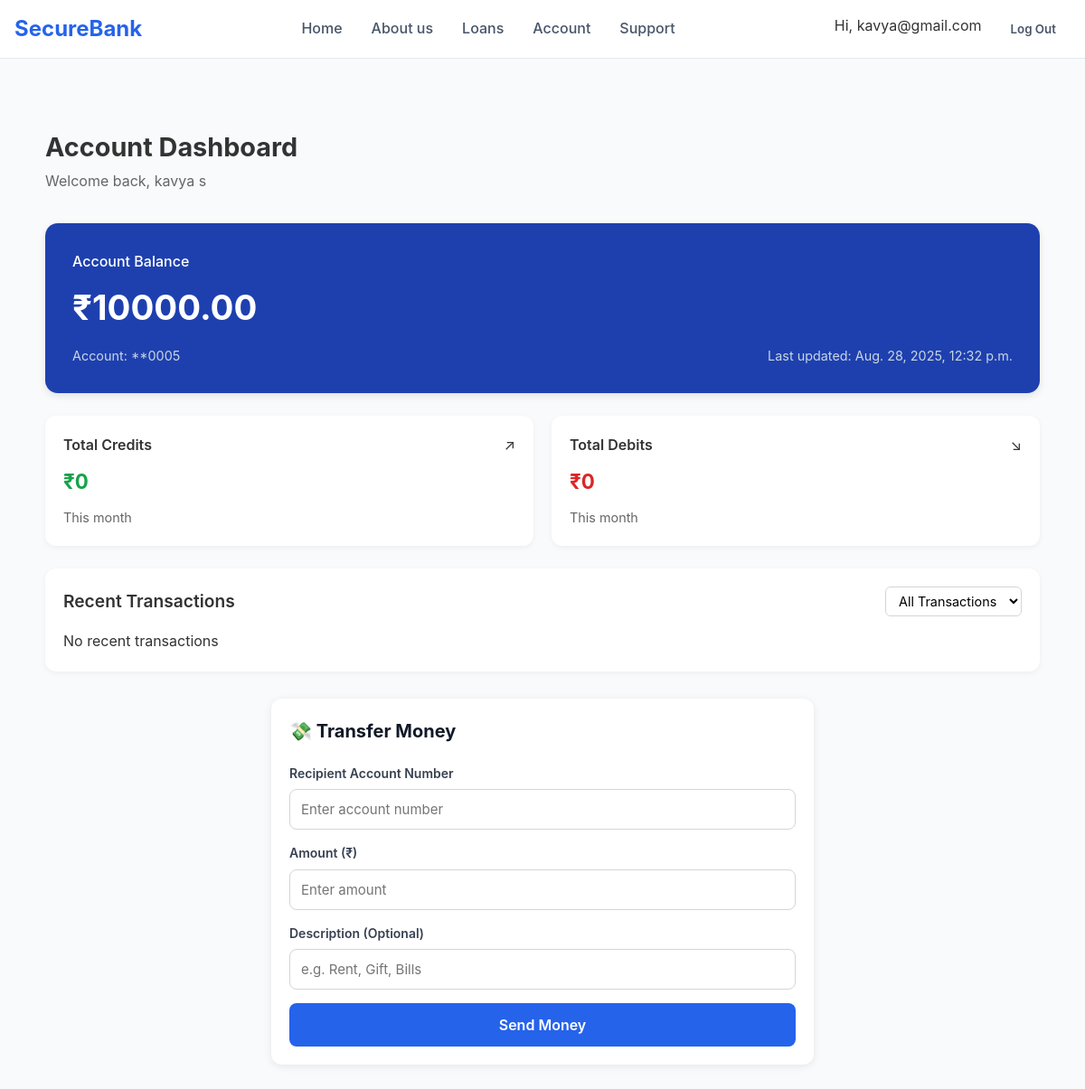
Page /account_dashboard/ (signed in) on the earlier database version.
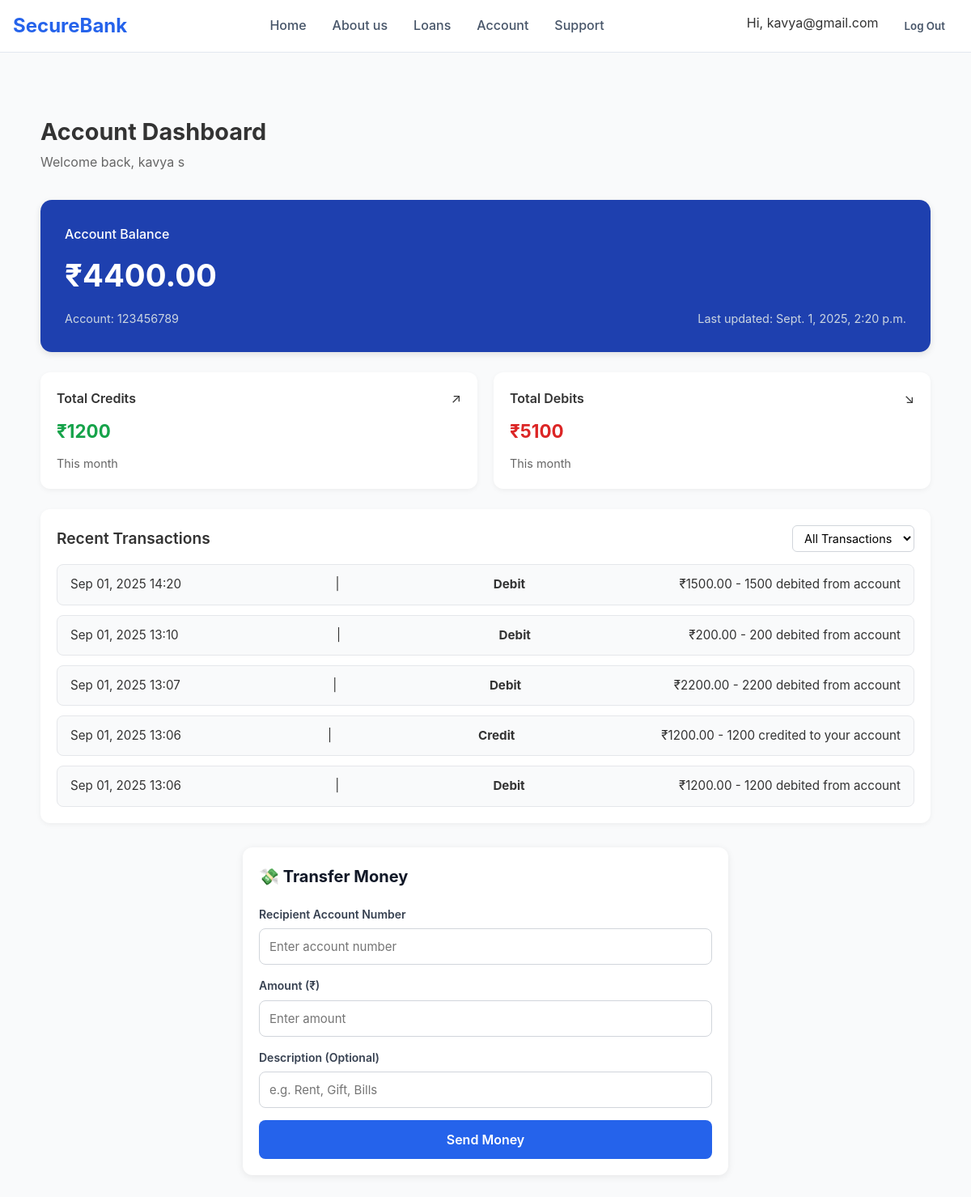
Same page on the later database version.
### BankApp/models.py (models this page shows, shortened)
class Account(models.Model):
    user = models.OneToOneField(User, on_delete=models.CASCADE, blank=True, null=True)
    account_number = models.CharField(max_length=20, unique=True, editable=False)
    balance = models.DecimalField(max_digits=12, decimal_places=2, default=0.00)
    last_updated = models.DateTimeField(auto_now=True)

class Transaction(models.Model):
    TRANSACTION_TYPES = [
        ("credit", "Credit"),
        ("debit", "Debit"),
    ]
    account = models.ForeignKey(Account, on_delete=models.CASCADE, related_name="transactions")
    transaction_type = models.CharField(max_length=10, choices=TRANSACTION_TYPES)
    amount = models.DecimalField(max_digits=10, decimal_places=2)
    description = models.CharField(max_length=255, blank=True, null=True)
    timestamp = models.DateTimeField(auto_now_add=True)

### BankApp/views.py (the view)
# urls.py: path('account_dashboard/',views.account_dashboard,name="account_dashboard"),
def account_dashboard(request):
    try:
        account = Account.objects.get(user=request.user)
    except Account.DoesNotExist:
        messages.error(request, "❌ No account found. Please create one.")
        return redirect("homepage")
    start_month = now().replace(day=1, hour=0, minute=0, second=0, microsecond=0)
    total_credits = Transaction.objects.filter(
        account=account,
        transaction_type="credit",
        timestamp__gte=start_month
    ).aggregate(total=Sum("amount"))["total"] or 0
    total_debits = Transaction.objects.filter(
        account=account,
        transaction_type="debit",
        timestamp__gte=start_month
    ).aggregate(total=Sum("amount"))["total"] or 0
    transactions = Transaction.objects.filter(account=account).order_by("-timestamp")[:10]
    return render(request, "account.html", {
        "account": account,
        "total_credits": total_credits,
        "total_debits": total_debits,
        "transactions": transactions,
    })

### BankApp/templates/account.html (shortened to what this page needs)
{% load static %}
<!DOCTYPE html>
<html lang="en">
<head>
    <link rel="stylesheet" href="{% static 'css/account.css' %}">
</head>
<body>
    <nav class="navbar">
        <div class="nav-container">
            <div class="nav-content">
                <div class="logo">
                    <h1>SecureBank</h1>
                </div>
                <div class="nav-links">
                    <a href="#" class="nav-link">Home</a>
                    <a href="#" class="nav-link">About us</a>
                    <a href="#" class="nav-link">Loans</a>
                    <a href="{% url 'account_dashboard' %}"class="nav-link">Account</a>
                    <a href="#" class="nav-link">Support</a>
                </div>
                <div class="auth-buttons">
    {% if request.user.is_authenticated %}
        <span class="username">Hi, {{ request.user.username }}</span>
        <a href="{% url 'logout' %}">
            <button class="btn-ghost">Log Out</button>
        </a>
    {% else %}
        <button class="btn-ghost" onclick="openModal('login')">Log In</button>
        <button class="btn-primary" onclick="openModal('signup')">Sign Up</button>
    {% endif %}
</div>
            </div>
        </div>
    </nav>
    <main class="account-main">
        <div class="container">
                <div class="account-header">
    <h1>Account Dashboard</h1>
    <p>Welcome back, {{ request.user.first_name }} {{ request.user.last_name }}</p>
</div>
<div class="balance-card">
    <h2>Account Balance</h2>
    <div class="balance-amount">₹{{ account.balance }}</div>
    <div class="balance-info">
        <span class="account-number">Account: {{ account.account_number }}</span>
        <span class="last-updated">Last updated: {{ account.last_updated }}</span>
    </div>
</div>
<div class="summary-cards">
    <div class="summary-card credit">
        <div class="summary-header">
            <h3>Total Credits</h3>
            <span class="arrow-up">↗</span>
        </div>
        <div class="summary-amount">₹{{ total_credits }}</div>
        <div class="summary-period">This month</div>
    </div>
   <div class="summary-card debit">
    <div class="summary-header">
        <h3>Total Debits</h3>
        <span class="arrow-down">↘</span>
    </div>
    <div class="summary-amount">₹{{ total_debits }}</div>
    <div class="summary-period">This month</div>
</div>
</div>
<div class="transaction-history">
      <div class="transaction-header">
                        <h2>Recent Transactions</h2>
                        <select class="filter-select">
                            <option>All Transactions</option>
                        </select>
                    </div>
    <div class="transaction-list">
        {% for tx in transactions %}
            <div class="transaction-item">
                <span>{{ tx.timestamp|date:"M d, Y H:i" }}</span> |
                <strong>{{ tx.transaction_type|title }}</strong> ₹{{ tx.amount }} - {{ tx.description }}
            </div>
        {% empty %}
            <p>No recent transactions</p>
        {% endfor %}
    </div>
</div>
<div class="money-transfer">
    <h2>💸 Transfer Money</h2>
    <form method="POST" action="{% url 'transfer' %}" class="transfer-form">
        <div class="form-group">
            <label for="recipient_account">Recipient Account Number</label>
            <input type="text" id="recipient_account" name="recipient_account" placeholder="Enter account number" required>
        </div>
        <div class="form-group">
            <label for="amount">Amount (₹)</label>
            <input type="number" id="amount" name="amount" step="0.01" min="1" placeholder="Enter amount" required>
        </div>
        <div class="form-group">
            <label for="description">Description (Optional)</label>
            <input type="text" id="description" name="description" placeholder="e.g. Rent, Gift, Bills">
        </div>
        <button type="submit" class="btn-primary">Send Money</button>
    </form>
</div>
                    </div>
    </main>
</body>
</html>

### BankApp/static/css/account.css (style rules this page uses)
* { margin: 0; padding: 0; box-sizing: border-box; font-family: "Inter", sans-serif; }
body { background: #f9fafb; color: #333; line-height: 1.6; }
.navbar { position: fixed; top: 0; width: 100%; background: rgba(255, 255, 255, 0.95); backdrop-filter: blur(10px); border-bottom: 1px solid #e2e8f0; z-index: 1000; }
.nav-container { max-width: 1200px; margin: 0 auto; padding: 0 1rem; }
.nav-content { display: flex; align-items: center; justify-content: space-between; height: 4rem; }
.logo h1 { font-size: 1.5rem; font-weight: 700; color: #2563eb; }
.nav-links { display: flex; gap: 2rem; }
.nav-link { text-decoration: none; color: #475569; font-weight: 500; transition: color 0.3s; }
a { text-decoration: none ; color: #000; }
.auth-buttons { display: flex; gap: 1rem; }
.btn-primary { background: #2563eb; color: white; border: none; padding: 0.5rem 1rem; border-radius: 0.5rem; font-weight: 600; cursor: pointer; transition: background 0.3s; }
.btn-ghost { background: transparent; color: #475569; border: none; padding: 0.5rem 1rem; border-radius: 0.5rem; font-weight: 600; cursor: pointer; transition: color 0.3s; }
.account-main { padding: 30px; }
.container { max-width: 1100px; margin: auto; }
.account-header { margin-bottom: 3%; margin-top: 10%; }
.account-header h1 { font-size: 1.8rem; font-weight: 700; margin-bottom: 2px; }
.account-header p { color: #666; }
.balance-card { background: #1e40af; color: #fff; padding: 30px; border-radius: 14px; margin-bottom: 25px; box-shadow: 0 3px 8px rgba(0,0,0,0.1); }
.balance-card h2 { font-size: 1rem; font-weight: 500; margin-bottom: 8px; }
.balance-amount { font-size: 2.4rem; font-weight: 700; margin-bottom: 10px; }
.balance-info { font-size: 0.9rem; display: flex; justify-content: space-between; color: #cbd5e1; }
.summary-cards { display: flex; gap: 20px; margin-bottom: 25px; }
.summary-card { flex: 1; background: #fff; padding: 20px; border-radius: 12px; box-shadow: 0 2px 6px rgba(0,0,0,0.05); }
.summary-header { display: flex; justify-content: space-between; align-items: center; }
.summary-card h3 { font-size: 1rem; font-weight: 600; }
.summary-amount { font-size: 1.4rem; font-weight: 700; margin: 10px 0; }
.summary-period { font-size: 0.9rem; color: #666; }
.summary-card.credit .summary-amount { color: #16a34a; }
.summary-card.debit .summary-amount { color: #dc2626; }
.transaction-history { background: #fff; padding: 20px; border-radius: 12px; box-shadow: 0 2px 6px rgba(0,0,0,0.05); }
.transaction-header { display: flex; justify-content: space-between; align-items: center; margin-bottom: 15px; }
.transaction-header h2 { font-size: 1.2rem; font-weight: 600; }
.filter-select { padding: 6px 10px; border: 1px solid #d1d5db; border-radius: 6px; font-size: 0.9rem; background: #fff; cursor: pointer; }
.transaction-list { display: flex; flex-direction: column; gap: 12px; }
.transaction-item { display: flex; justify-content: space-between; align-items: center; padding: 12px 16px; background: #f9fafb; border: 1px solid #e5e7eb; border-radius: 8px; font-size: 0.95rem; }
.money-transfer { background: #fff; padding: 20px; margin-top: 30px; border-radius: 12px; box-shadow: 0 2px 10px rgba(0,0,0,0.08); max-width: 600px; margin-left: auto; margin-right: auto; }
.money-transfer h2 { font-size: 20px; margin-bottom: 20px; color: #111827; display: flex; align-items: center; gap: 8px; }
.transfer-form .form-group { margin-bottom: 15px; }
.transfer-form label { display: block; font-size: 14px; margin-bottom: 6px; font-weight: 600; color: #374151; }
.transfer-form input { width: 100%; padding: 12px; font-size: 15px; border: 1px solid #d1d5db; border-radius: 8px; outline: none; transition: border 0.3s ease, box-shadow 0.3s ease; }
.transfer-form .btn-primary { background: #2563eb; color: #fff; border: none; padding: 14px; border-radius: 8px; cursor: pointer; font-size: 16px; font-weight: 600; transition: background 0.3s ease; width: 100%; }

Differences in the rows shown:
changed Account: balance "10000.00" → "4400.00"; account_number "**0005" → "123456789"; last_updated "Aug. 28, 2025, 12:32 p.m." → "Sept. 1, 2025, 2:20 p.m."
added Transaction: timestamp "Sep 01, 2025 14:20", transaction_type "Debit", amount "1500.00", description "1500 debited from account"
added Transaction: timestamp "Sep 01, 2025 13:10", transaction_type "Debit", amount "200.00", description "200 debited from account"
added Transaction: timestamp "Sep 01, 2025 13:07", transaction_type "Debit", amount "2200.00", description "2200 debited from account"
added Transaction: timestamp "Sep 01, 2025 13:06", transaction_type "Credit", amount "1200.00", description "1200 credited to your account"
added Transaction: timestamp "Sep 01, 2025 13:06", transaction_type "Debit", amount "1200.00", description "1200 debited from account"
Other differences:
{{ total_credits }}: "0" → "1200"
{{ total_debits }}: "0" → "5100"
text no longer shown: "No recent transactions"
